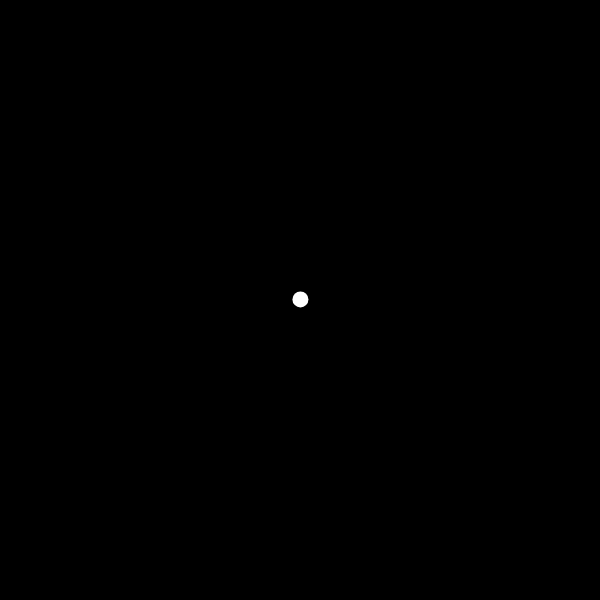
Frame 1 (no input)
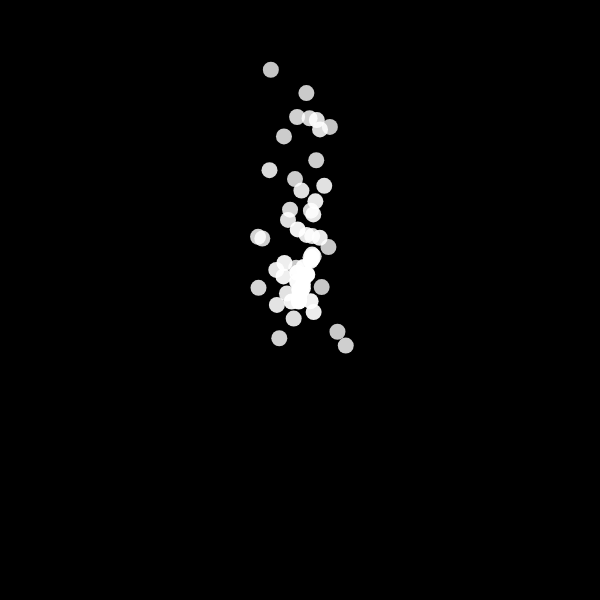
Frame 60 (no input)
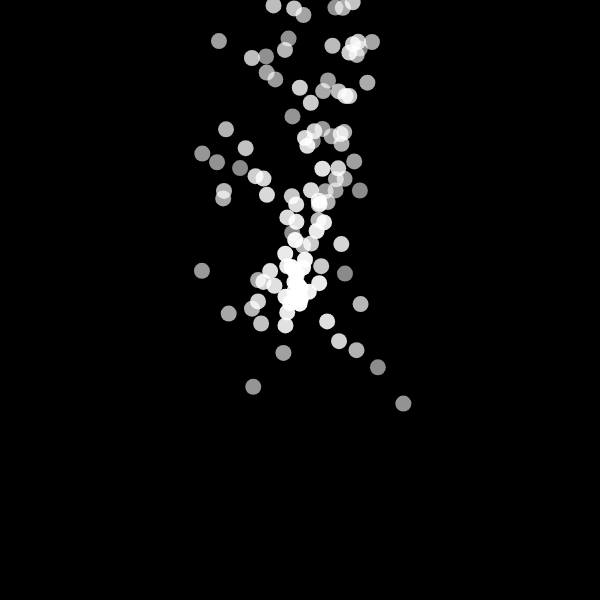
Frame 120 (the mouse pressed at the canvas centre since frame 60)

The p5.js sketch that drew these frames (run headless with seeded random() and noise() and a simulated clock; from frame 60 on, the mouse is pressed at the canvas centre):

// p5.js sketch
// ── sketch.js

let particles = [];

function setup() {
  createCanvas(600, 600);
}

function draw() {
  background(0);
  let p = new Particle();
  particles.push(p);

  for (let i = 0; i < particles.length; i++) {
    particles[i].show();
    particles[i].update();
  }

}

// ── particle.js
class Particle {
  constructor() {

    this.x = width / 2 + random(-1, 1);
    this.y = height / 2 + random(-1, 1);
    this.vx = random(-1, 1);
    this.vy = random(-5, 1);
    this.minX = Number.MIN_VALUE || minX; //the smallest positive numeric value
    this.maxX = Number.MAX_VALUE || maxX; //the maximum numeric value
    this.minY = Number.MIN_VALUE || minY;
    this.maxY = Number.MAX_VALUE || maxY;

    this.alpha = 255;
  }

  show() {
    fill(255, this.alpha);
    noStroke();
    ellipse(this.x, this.y, 16);
  }

  update() {
    this.x += this.vx;
    this.y += this.vy;


    if (this.x < this.minX) {
      this.x = this.minX - (this.x - this.minX);
      this.vx = -this.vx;
    }

    if (this.x > this.maxX) {
      this.x = this.maxX - (this.x - this.maxX);
      this.vx = -this.vx;
    }

    if (this.y < this.minY) {
      this.y = this.minY - (this.y - this.minY);
      this.vy = -this.vy;
    }

    if (this.y > this.maxY) {
      this.y = this.maxY - (this.y - this.maxY);
      this.vy = -this.vy;
    }

    this.alpha--;
  }

}
